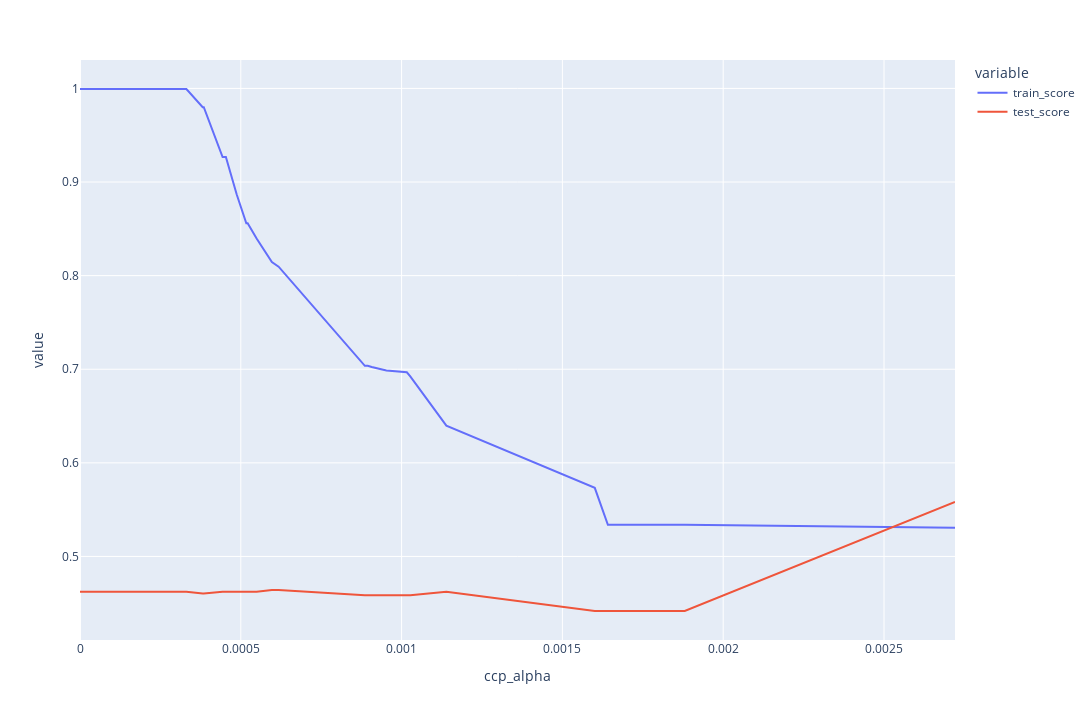

This figure's notebook cell:
### Code cell
plx.line(
    data_frame=ccp_df.melt(ignore_index=False).reset_index(names=['ccp_alpha']),
    #title='Cummulative returns - Model vs Buy and hold',
    x='ccp_alpha',
    y='value',
    color='variable',
    height=720,
    width=1280,
)
